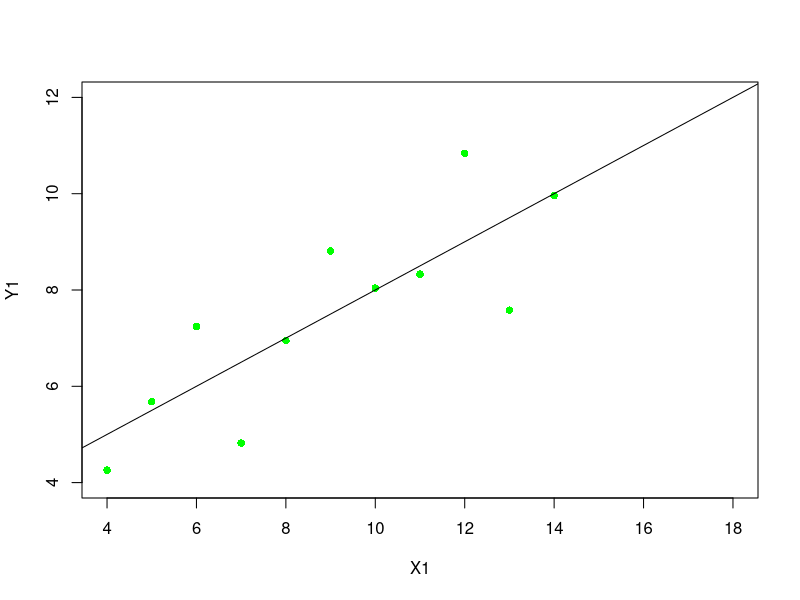

The R script that drew this image:
x <- c(10.0,8.0,13.0,9.0,11.0,14.0,6.0,4.0,12.0,7.0,5.0)
y <- c(8.04,6.95,7.58,8.81,8.33,9.96,7.24,4.26,10.84,4.82,5.68)
lmfit <- lm(y~x)
plot(y~x,xlab="X1",ylab="Y1", col="green", pch=16,xlim=c(4,18),ylim=c(4,12))
abline(lmfit)